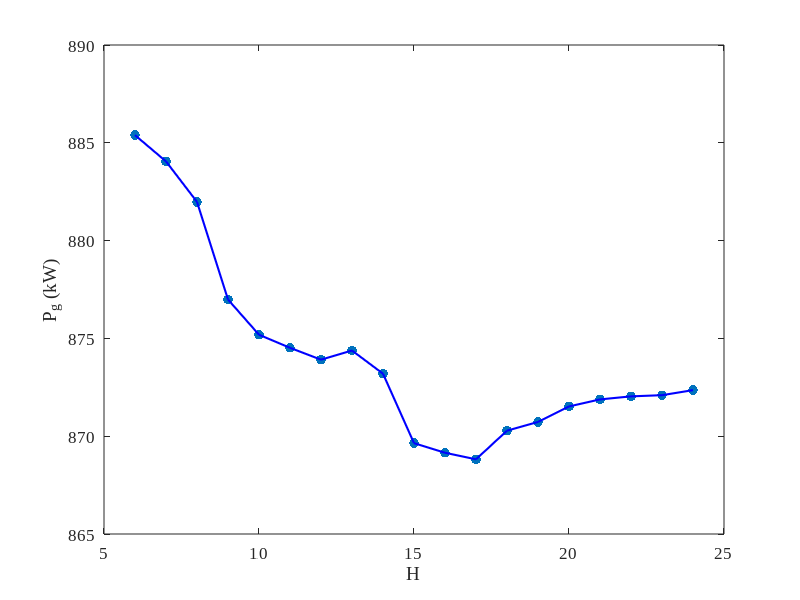
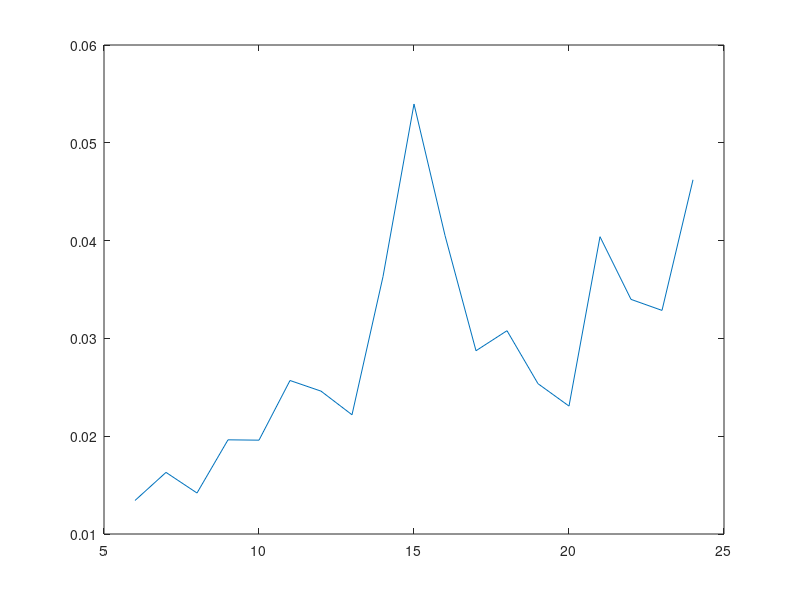

Recreate these plots in MATLAB, in order. (Note: this script raises an error after producing the figures.)
clc
clearvars

% close all

% Save the result
load('PG_comtime_4.mat', "CompTime", "PG");
figure('Position', [20 20 820 220]); % Adjust the width and height as needed
scatter(6:24, PG,50, 'o', 'filled'); % 50 specifies marker size, 'o' is the circle
hold on;
plot(6:24, PG, 'LineWidth', 1.5, 'LineStyle', '-', 'Color', 'b');
% Set the font size for the axes
set(gca, 'FontName', 'Times New Roman', 'FontSize', 12);
box on;

% Add labels and title
xlabel('H', 'FontName', 'Times New Roman', 'FontSize', 14);
ylabel('P_g (kW)', 'FontName', 'Times New Roman', 'FontSize', 14);


figure;
plot(6:24, CompTime);

color1 = [0.4940 0.1840 0.5560]	;
color2 = [0.3250, 0.4470, 0.7410];

load ("MPC_H6.mat")
j=1;
plot_SOC(E_whole,simulation_time,Emax,Emin, color1,j)
load ("MPC_H24.mat")
j=2; hold on
plot_SOC(E_whole,simulation_time,Emax,Emin, color2,j)

load ("MPC_H6.mat")
j=1;
plot_pg(P_grid_whole,simulation_time, color1,j)
load ("MPC_H24.mat")
j=2; hold on
plot_pg(P_grid_whole,simulation_time, color2,j)



function []= plot_SOC(E_whole,simulation_time,Emax,Emin, color,j)
E=E_whole';
i=5;
time_slots = 1:simulation_time;
time_slots_soc = 1:simulation_time+1;
%%
% Plot SOC
EE=E(:,i);
Ee=E(:,i);
EE(EE == 0) = NaN;
Ee(Ee == 0) = -10;

if j==1
%figure('Position', [20 20 1420 220]); % Adjust the width and height as needed
figure('Position', [20 20 820*2 220]); % Adjust the width and height as needed
else
    hold on
end
if j==1
    stairs(time_slots_soc, EE,'LineWidth', 1.5,'Color', color);hold on
else
    stairs(time_slots_soc, EE,'LineWidth', 1.5,'LineStyle', '-.','Color', color);hold on
end
% stairs(time_slots, 10*Ee,'LineWidth', 1,'Color', [0.5 0.5 0.5],'LineStyle', '--');hold on
hold on
if j==2
legend('H=6', 'H=24', 'Orientation', 'horizontal');
legend('Location', 'Best');
stairs(time_slots_soc, Emax*ones(1,time_slots_soc(end)),'LineWidth', 1,'Color', 'k','LineStyle', '--');hold on
stairs(time_slots_soc, Emin*ones(1,time_slots_soc(end)),'LineWidth', 1,'Color', 'k','LineStyle', '--');
end
% Adjust the x-axis limit to be at the maximum value of H
xlim([1, time_slots(end)]);
ylim([0, 30]);

% Set the x-axis and y-axis to increase one by one
% xticks(time_slots);
% yticks(1:1:max(P_c)); % You can adjust the range as needed

% Set the font size for the axes
set(gca, 'FontName', 'Times New Roman', 'FontSize', 12);

% Add labels and title
xlabel('Time Slots (hour)', 'FontName', 'Times New Roman', 'FontSize', 14);
ylabel('SOC (kWh)', 'FontName', 'Times New Roman', 'FontSize', 14);
% title('Power Consumption and Generation', 'FontName', 'Times New Roman', 'FontSize', 12);
% grid on
% You can further customize the plot as needed.
end

function []= plot_pg(P_grid,simulation_time, color,j)
% E=E_whole';
i=5;
time_slots = 1:simulation_time;
time_slots_soc = 1:simulation_time+1;
%%
% Plot SOC

if j==1
%figure('Position', [20 20 1420 220]); % Adjust the width and height as needed
figure('Position', [20 20 820*2 220]); % Adjust the width and height as needed
else
    hold on
end
if j==2
stairs(time_slots, P_grid, 'LineWidth', 1.5, 'DisplayName', 'P_grid','LineStyle', '-.','Color', color);
else
    stairs(time_slots, P_grid, 'LineWidth', 1.5, 'DisplayName', 'P_grid','LineStyle', '-','Color', color);
end
% stairs(time_slots, 10*Ee,'LineWidth', 1,'Color', [0.5 0.5 0.5],'LineStyle', '--');hold on
hold on
if j==2
legend('H=6', 'H=24', 'Orientation', 'horizontal');
legend('Location', 'Best');
end

% Adjust the x-axis limit to be at the maximum value of H
xlim([1, time_slots(end)]);

% Set the x-axis and y-axis to increase one by one
% xticks(time_slots);
% yticks(1:1:max(P_c)); % You can adjust the range as needed

% Set the font size for the axes
set(gca, 'FontName', 'Times New Roman', 'FontSize', 12);

% Add labels and title
xlabel('Time Slots (hour)', 'FontName', 'Times New Roman', 'FontSize', 14);
ylabel('Power (kW)', 'FontName', 'Times New Roman', 'FontSize', 14);
% title('Power Consumption and Generation', 'FontName', 'Times New Roman', 'FontSize', 12);

% You can further customize the plot as needed.

end
